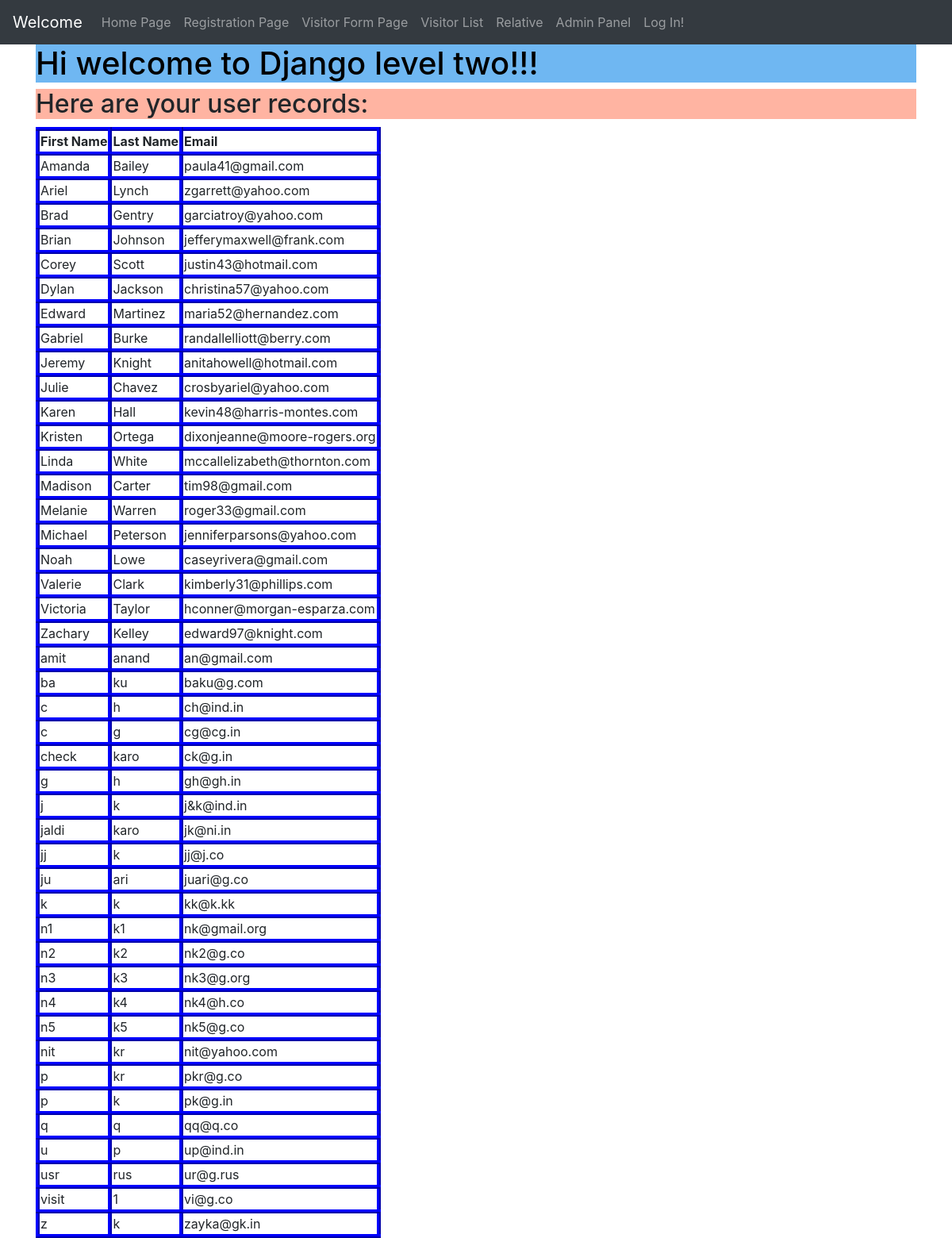
The page /app/visitor/ on the database its author committed.
### AppThree/models.py (models this page shows)
class VisitorList(models.Model):
    first_name = models.CharField(max_length=264)
    last_name = models.CharField(max_length=264)
    email = models.EmailField(max_length=128,unique=True)

### AppThree/views.py (the view)
# urls.py: path('visitor/', views.visitor, name='visitor_page'),
def visitor(request):
    visitor_list = VisitorList.objects.order_by('first_name')
    visitor_dict = {'visitorpage': visitor_list}
    return render(request, "AppThree/visitorlist.html", context=visitor_dict)

### templates/AppThree/visitorlist.html
{% extends 'AppThree/base.html' %}
{% block content %}
<h1>Hi welcome to Django level two!!!</h1>
<h2>Here are your user records:</h2>
<div class="djangtwo">
  {% if visitorpage %}
  <table>
    <thead>
      <th>First Name</th>
      <th>Last Name</th>
      <th>Email</th>
    </thead>
    {% for visitor in visitorpage %}
    <tr>
      <td>{{ visitor.first_name }}</td>
      <td>{{ visitor.last_name }}</td>
      <td>{{ visitor.email }}</td>
    </tr>
    {% endfor %}
  </table>
    {% else %}
    <p>No Visitor Found!!</p>
    {% endif %}
  </div>
{% endblock %}

### templates/AppThree/base.html (shortened to what this page needs)
<!DOCTYPE html>
{% load static %}
<html lang="en" dir="ltr">
  <head>
    <link rel="stylesheet" href="https://cdn.jsdelivr.net/npm/bootstrap@4.6.0/dist/css/bootstrap.min.css">
    <link rel="stylesheet" href={% static 'css/mystyle.css' %}/>
  </head>
  <body>
    <nav class="navbar navbar-expand-lg navbar-dark bg-dark">
      <a class="navbar-brand" href="#">Welcome</a>
      <div class="collapse navbar-collapse" id="bs-example-navbar-collapse-1">
        <div class="navbar-nav">
          <a class="nav-item nav-link" href="{% url 'index' %}">Home Page</a>
          <a class="nav-item nav-link" href="{% url 'AppThree:register' %}">Registration Page</a>
          <a class="nav-item nav-link" href="{% url 'formpage' %}">Visitor Form Page</a>
          <a class="nav-item nav-link" href="{% url 'AppThree:visitor_page' %}">Visitor List</a>
          <a class="nav-item nav-link" href="{% url 'AppThree:relative' %}">Relative</a>
          <a class="nav-item nav-link" href="{% url 'admin:index' %}">Admin Panel</a>
          {% if user.is_authenticated %}
            <a class="nav-item nav-link" href="{% url 'logout' %}">Log Out!</a>
          {% else %}
            <a class="nav-item nav-link" href="{% url 'AppThree:user_login' %}">Log In!</a>
          {% endif %}
        </div>
      </div>
    </nav>
    <div class="container">
    {% block content %}{% endblock %}
    </div>
  </body>
</html>

### static/css/mystyle.css (style rules this page uses)
h1 { background-color: #6fb7f2; color : black; }
h2 { background-color: #ffb4a2; }
table, th, td { margin: 10px 300px 0px 0px; border: 5px ridge blue; }

### rows shown on the page
VisitorList: first_name "Amanda", last_name "Bailey", email "paula41@gmail.com"
VisitorList: first_name "Ariel", last_name "Lynch", email "zgarrett@yahoo.com"
VisitorList: first_name "Brad", last_name "Gentry", email "garciatroy@yahoo.com"
VisitorList: first_name "Brian", last_name "Johnson", email "jefferymaxwell@frank.com"
VisitorList: first_name "Corey", last_name "Scott", email "justin43@hotmail.com"
VisitorList: first_name "Dylan", last_name "Jackson", email "christina57@yahoo.com"
VisitorList: first_name "Edward", last_name "Martinez", email "maria52@hernandez.com"
VisitorList: first_name "Gabriel", last_name "Burke", email "randallelliott@berry.com"
VisitorList: first_name "Jeremy", last_name "Knight", email "anitahowell@hotmail.com"
VisitorList: first_name "Julie", last_name "Chavez", email "crosbyariel@yahoo.com"
VisitorList: first_name "Karen", last_name "Hall", email "kevin48@harris-montes.com"
VisitorList: first_name "Kristen", last_name "Ortega", email "dixonjeanne@moore-rogers.org"
VisitorList: first_name "Linda", last_name "White", email "mccallelizabeth@thornton.com"
VisitorList: first_name "Madison", last_name "Carter", email "tim98@gmail.com"
VisitorList: first_name "Melanie", last_name "Warren", email "roger33@gmail.com"
VisitorList: first_name "Michael", last_name "Peterson", email "jenniferparsons@yahoo.com"
VisitorList: first_name "Noah", last_name "Lowe", email "caseyrivera@gmail.com"
VisitorList: first_name "Valerie", last_name "Clark", email "kimberly31@phillips.com"
VisitorList: first_name "Victoria", last_name "Taylor", email "hconner@morgan-esparza.com"
VisitorList: first_name "Zachary", last_name "Kelley", email "edward97@knight.com"
VisitorList: first_name "amit", last_name "anand", email "an@gmail.com"
VisitorList: first_name "ba", last_name "ku", email "baku@g.com"
VisitorList: first_name "c", last_name "h", email "ch@ind.in"
VisitorList: first_name "c", last_name "g", email "cg@cg.in"
VisitorList: first_name "check", last_name "karo", email "ck@g.in"
VisitorList: first_name "g", last_name "h", email "gh@gh.in"
VisitorList: first_name "j", last_name "k", email "j&k@ind.in"
VisitorList: first_name "jaldi", last_name "karo", email "jk@ni.in"
VisitorList: first_name "jj", last_name "k", email "jj@j.co"
VisitorList: first_name "ju", last_name "ari", email "juari@g.co"
VisitorList: first_name "k", last_name "k", email "kk@k.kk"
VisitorList: first_name "n1", last_name "k1", email "nk@gmail.org"
VisitorList: first_name "n2", last_name "k2", email "nk2@g.co"
VisitorList: first_name "n3", last_name "k3", email "nk3@g.org"
VisitorList: first_name "n4", last_name "k4", email "nk4@h.co"
VisitorList: first_name "n5", last_name "k5", email "nk5@g.co"
VisitorList: first_name "nit", last_name "kr", email "nit@yahoo.com"
VisitorList: first_name "p", last_name "kr", email "pkr@g.co"
VisitorList: first_name "p", last_name "k", email "pk@g.in"
VisitorList: first_name "q", last_name "q", email "qq@q.co"
VisitorList: first_name "u", last_name "p", email "up@ind.in"
VisitorList: first_name "usr", last_name "rus", email "ur@g.rus"
VisitorList: first_name "visit", last_name "1", email "vi@g.co"
VisitorList: first_name "z", last_name "k", email "zayka@gk.in"
